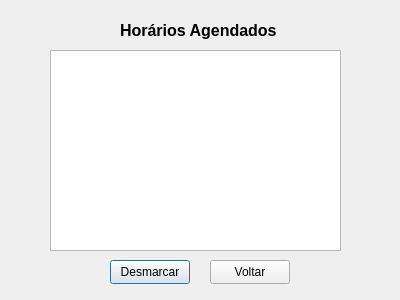
<?xml version="1.0" encoding="UTF-8"?>
<ui version="4.0">
 <class>TelaListaAgendamentos</class>
 <widget class="QDialog" name="TelaListaAgendamentos">
  <property name="geometry">
   <rect>
    <x>0</x>
    <y>0</y>
    <width>400</width>
    <height>300</height>
   </rect>
  </property>
  <property name="windowTitle">
   <string>Dialog</string>
  </property>
  <widget class="QPushButton" name="desmarcarBtn">
   <property name="geometry">
    <rect>
     <x>110</x>
     <y>260</y>
     <width>80</width>
     <height>24</height>
    </rect>
   </property>
   <property name="text">
    <string>Desmarcar</string>
   </property>
  </widget>
  <widget class="QPushButton" name="voltarBtn">
   <property name="geometry">
    <rect>
     <x>210</x>
     <y>260</y>
     <width>80</width>
     <height>24</height>
    </rect>
   </property>
   <property name="text">
    <string>Voltar</string>
   </property>
  </widget>
  <widget class="QLabel" name="label">
   <property name="geometry">
    <rect>
     <x>120</x>
     <y>20</y>
     <width>161</width>
     <height>21</height>
    </rect>
   </property>
   <property name="font">
    <font>
     <pointsize>12</pointsize>
     <bold>true</bold>
    </font>
   </property>
   <property name="text">
    <string>Horários Agendados</string>
   </property>
  </widget>
  <widget class="QListWidget" name="listWidget">
   <property name="geometry">
    <rect>
     <x>50</x>
     <y>50</y>
     <width>291</width>
     <height>201</height>
    </rect>
   </property>
  </widget>
 </widget>
 <resources/>
 <connections/>
</ui>
